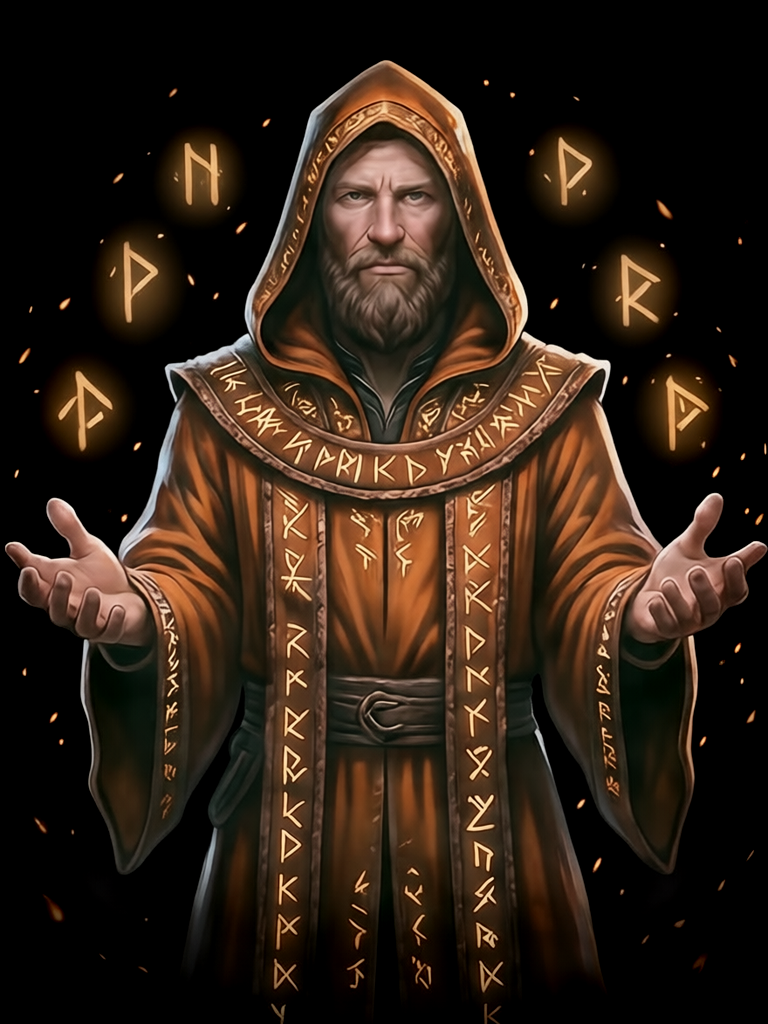
#> input picture concept-art/default-art-design-v1/characters/anthropic/idle.png, 768 x 1024 px, found by its file name; its folder holds only this picture in this run
$ python build.py
#> lines starting #> are read from the running program, lines starting #| are printed output that depends on the picture; after the words box and inside, x2 and y2 are one past the last pixel; in counts of white or black regions, pixels touching at a corner belong together; pictures that were not available may be replaced by others from this repository, and a replacement may not be noted
#> (the call stopped at in remask, `r = subprocess.run([sys.executable, str(GEN), "--workflow", "remove-bg..`: subprocess is not available in this run)
# Builds the Grove skin's art into web/skins/grove/ from the chosen sources in this pack.
#   python source/build.py [--masks]
# --masks recomputes the BiRefNet cut-out masks with the local image studio (ComfyUI must be running).
import argparse, shutil, subprocess, sys, tempfile
from pathlib import Path
import numpy as np
from PIL import Image, ImageDraw, ImageFilter

PACK = Path(__file__).resolve().parent.parent
WEB = PACK.parent.parent / "web" / "skins" / "grove"
GEN = Path("E:/projects/local-image-studio/scripts/gen.py")
PROVIDERS = {"anthropic": "#d97757", "openai": "#4caf6e", "google": "#4a9be8", "xai": "#2fb8c6", "shell": "#9a7ae0", "docker": "#2496ed"}
STATES = ["idle", "working", "locked"]
CHARACTER_WIDTH = 640
# The square around each provider's head in its idle art (1056×1408), for the provider icon.
HEADS = {"anthropic": (190, 110, 650), "openai": (200, 260, 640), "google": (230, 120, 620), "xai": (225, 210, 520), "shell": (200, 150, 660), "docker": (450, 350, 600)}
FAMILIAR_SIZE = 112


def encode(im, out, avif, webp=82):
    out.parent.mkdir(parents=True, exist_ok=True)
    im.save(out.with_suffix(".avif"), quality=avif, subsampling="4:4:4", speed=2)
    im.save(out.with_suffix(".webp"), quality=webp, method=6)


def quantize(im, out):
    out.parent.mkdir(parents=True, exist_ok=True)
    im.quantize(256, method=Image.Quantize.FASTOCTREE, dither=Image.Dither.FLOYDSTEINBERG).save(out, optimize=True)


def shrink(im, width):
    return im.convert("RGBa").resize((width, round(im.height * width / im.width)), Image.LANCZOS).convert("RGBA")


def remask(src, mask):
    with tempfile.TemporaryDirectory() as tmp:
        r = subprocess.run([sys.executable, str(GEN), "--workflow", "remove-bg", "--input", str(src), "--out", tmp],
                           capture_output=True, text=True, check=True)
        cut = next(line for line in r.stdout.splitlines() if line.endswith(".png"))
        Image.open(cut).getchannel("A").save(mask, optimize=True)


def backdrop(rgb, m, cell=40):
    """The dark studio backdrop behind the subject, smoothed and filled in where the subject hides it."""
#> called with cell = 40
    small = (rgb.shape[1] // cell, rgb.shape[0] // cell)
#> small = (19, 25)
    keep = (m < 0.02).astype(np.float32)
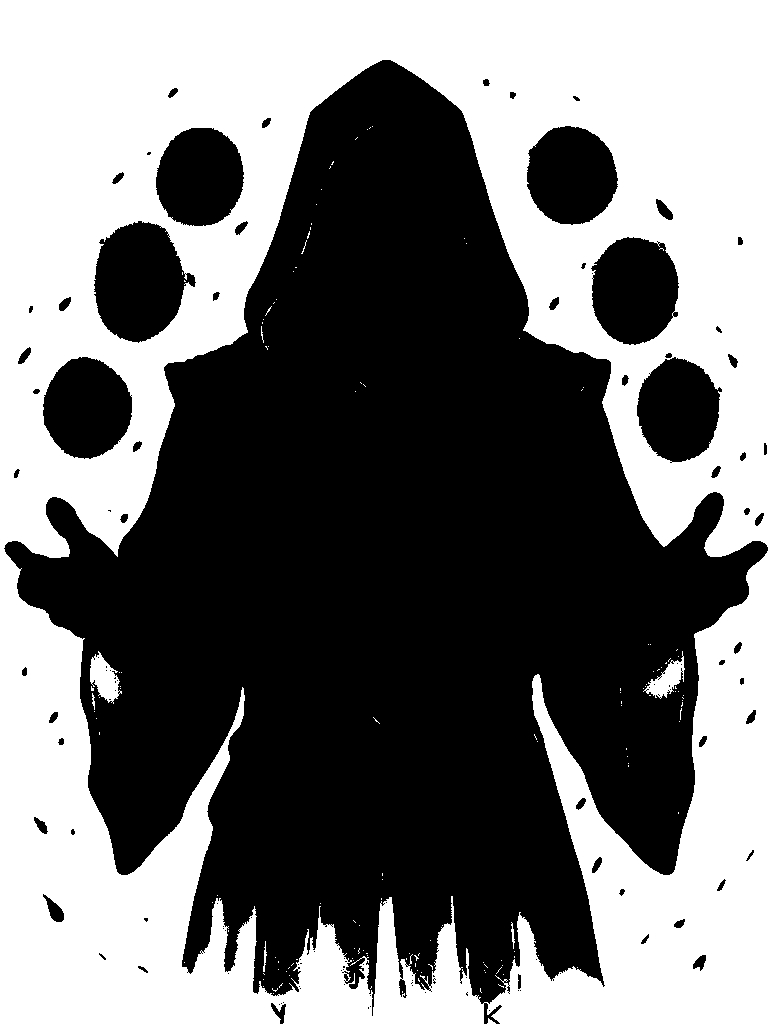
#> keep: shape (1024, 768) float32; values 0 (black) and 1 (white), 45.7% white; 142 white regions (134 under 20 px), largest, box (x1, y1, x2, y2) and area: (0, 0, 768, 1024) 357555, (90, 651, 122, 704) 918, (643, 651, 685, 699) 766
    blur = lambda a: np.asarray(Image.fromarray(a).resize(small, Image.BOX).resize((rgb.shape[1], rgb.shape[0]), Image.BILINEAR), dtype=np.float32)
    weight = blur(keep)
    plate = np.dstack([blur(rgb[..., c] * keep) for c in range(3)]) / np.maximum(weight[..., None], 1e-4)
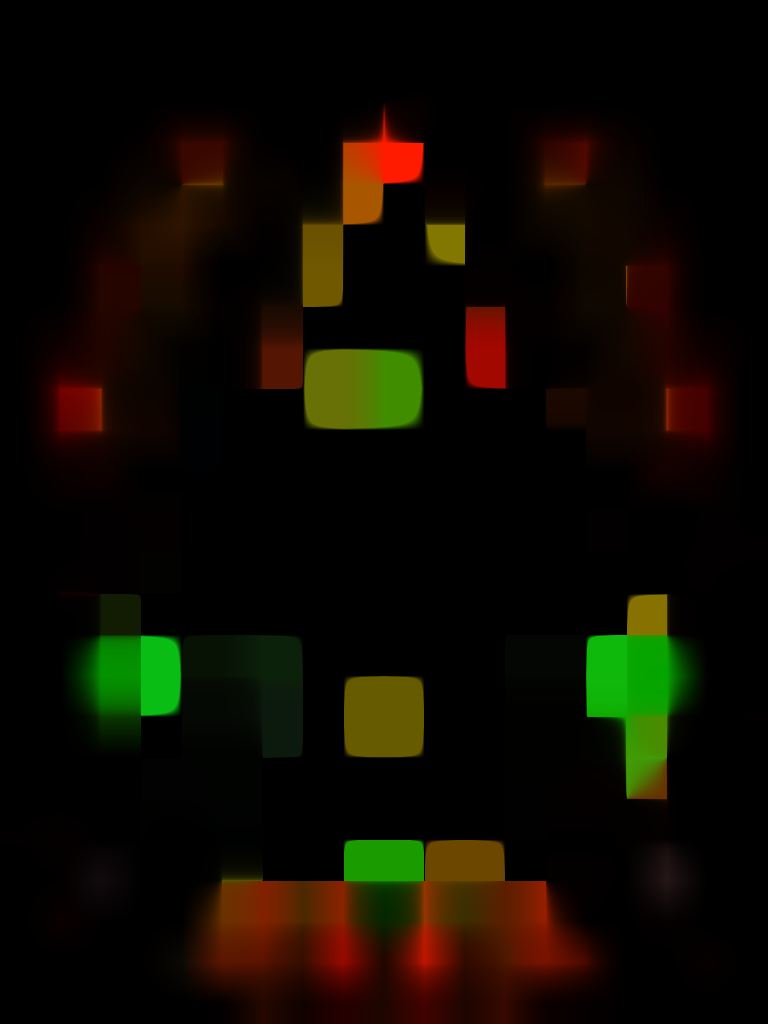
#> plate: shape (1024, 768, 3) float32; mean R, G, B 0.0028, 0.00199, 9.65e-05; drawn with min black and max white
    # The backdrop is the dim part of the plate; glows near the subject must not count as backdrop.
    return np.minimum(plate, np.percentile(rgb.max(axis=2)[keep > 0], 90))
#> returned value: shape (1024, 768, 3) float32; every value is 0


def cutout(src, mask):
    """The subject over transparency. Glows outside the mask stay, with the dark backdrop subtracted and un-premultiplied away."""
    rgb = np.asarray(Image.open(src).convert("RGB"), dtype=np.float32) / 255
    m = np.asarray(Image.open(mask).convert("L"), dtype=np.float32) / 255
    glow = np.clip(rgb - backdrop(rgb, m), 0, 1)
    g = np.clip((glow.max(axis=2) - 0.03) * 1.7, 0, 1)
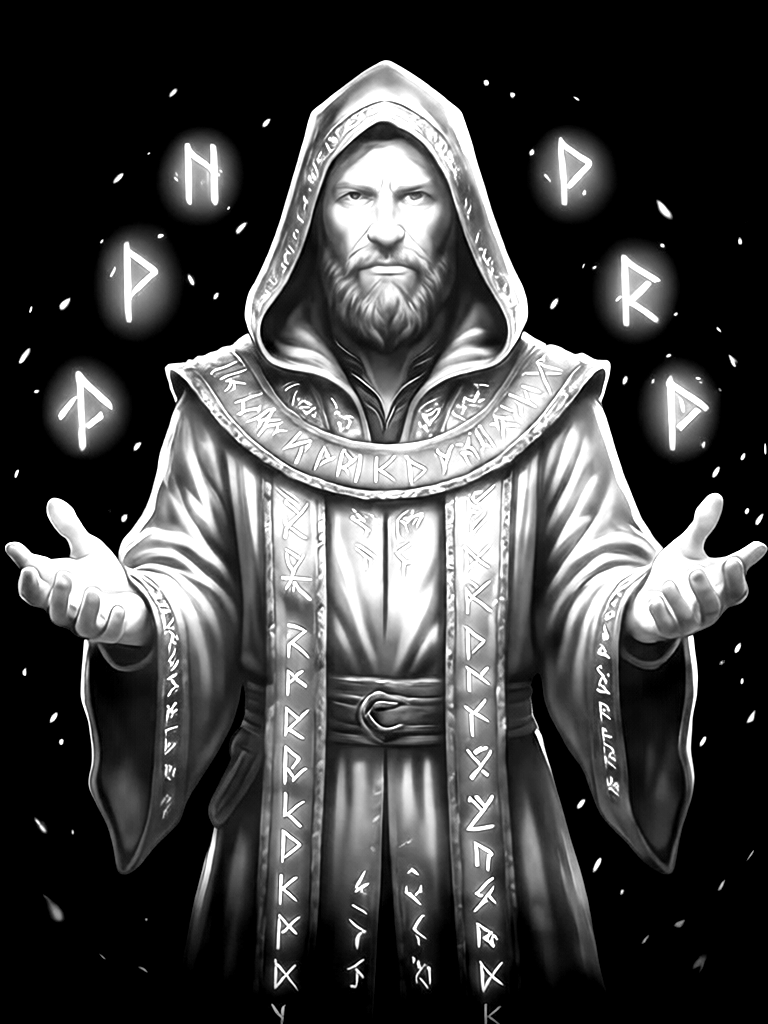
#> g: shape (1024, 768) float32; min 0, max 1, mean 0.265
    a = np.maximum(m, g)
    color = m[..., None] * rgb + (1 - m[..., None]) * glow
    color = np.clip(color / np.maximum(a[..., None], 1e-3), 0, 1)
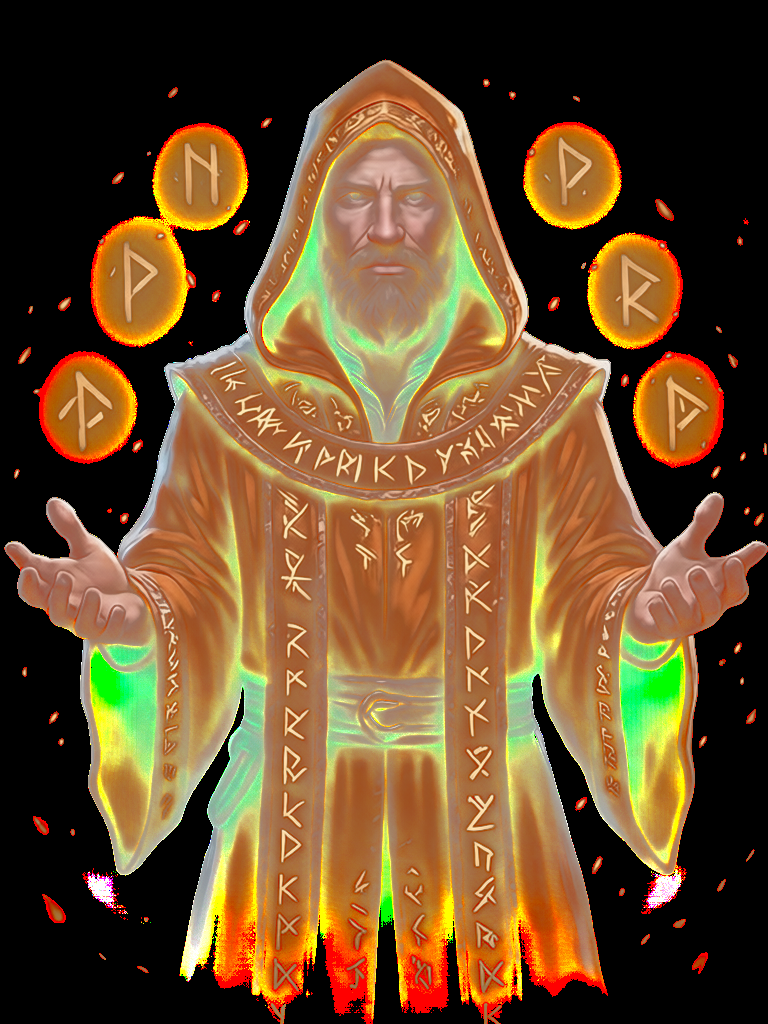
#> color: shape (1024, 768, 3) float32; mean R, G, B 0.415, 0.298, 0.163
    return Image.fromarray((np.dstack([color, a]) * 255 + 0.5).astype(np.uint8), "RGBA")
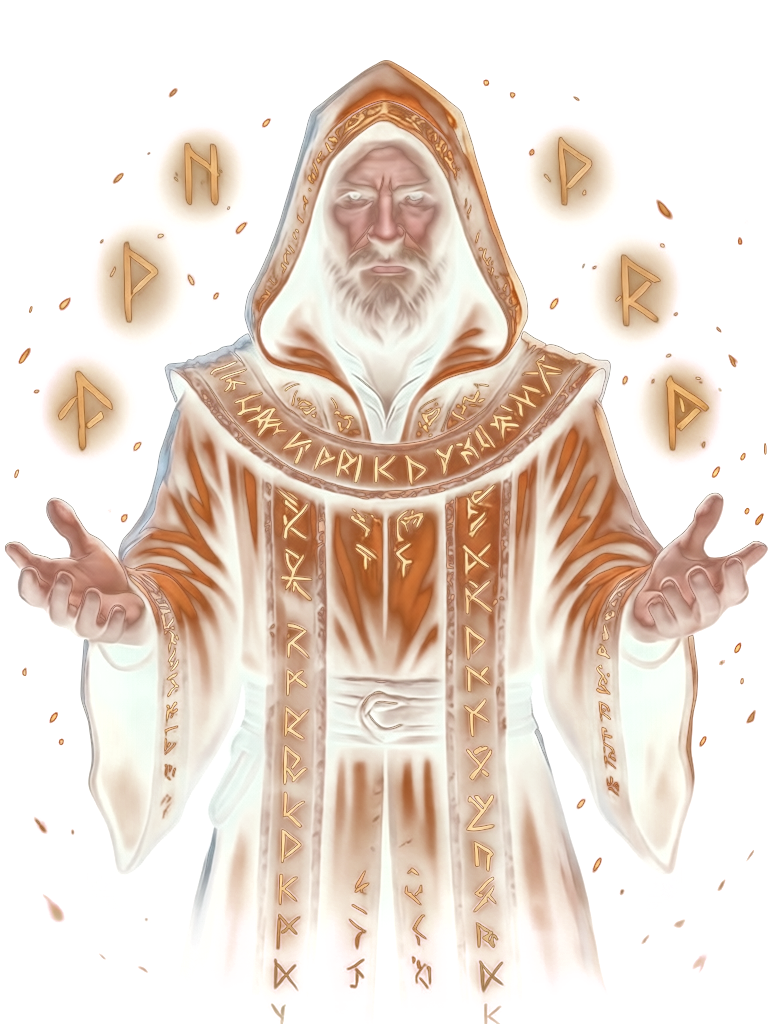
#> returned value: PIL image 768x1024 RGBA; mean R, G, B, A 105.9, 76, 41.7, 67.7; transparent parts drawn white


def source(rel, masks):
    src, mask = PACK / f"{rel}.png", PACK / f"{rel}-mask.png"
    if masks or not mask.exists():
        remask(src, mask)
    return cutout(src, mask)


def hex_rgb(color):
    return tuple(int(color[i:i + 2], 16) for i in (1, 3, 5))


def icon(art, box, color, size=128):
    """The provider's head on a soft moss-green tile lit in its colour."""
    x, y, side = box
    head = art.crop((x, y, x + side, y + side)).resize((size, size), Image.LANCZOS)
    yy, xx = np.mgrid[0:size, 0:size].astype(np.float32) / size
    glow = np.clip(1 - np.hypot(xx - 0.5, yy - 0.42) / 0.75, 0, 1) ** 1.4
    base = np.array([16, 30, 24], dtype=np.float32)
    rgb = base + (np.array(hex_rgb(color), dtype=np.float32) * 0.6 - base) * glow[..., None]
    tile = Image.fromarray(rgb.astype(np.uint8), "RGB").convert("RGBA")
    tile.alpha_composite(head)
    return tile.convert("RGB")


def familiar(src):
    im = Image.open(src).convert("RGB")
    side = round(min(im.size) * 0.86)
    cx, cy = im.width // 2, round(im.height * 0.47)
    im = im.crop((cx - side // 2, cy - side // 2, cx + side // 2, cy + side // 2))
    return im.resize((FAMILIAR_SIZE, FAMILIAR_SIZE), Image.LANCZOS)


def write(rel, svg):
    file = WEB / rel
    file.parent.mkdir(parents=True, exist_ok=True)
    file.write_text("".join(line.strip() for line in svg.strip().splitlines()) + "\n", encoding="utf-8", newline="\n")


# The locked badge: a small round river stone bound with a vine, a sleeping leaf padlock on it.
LOCK = """
<svg xmlns="http://www.w3.org/2000/svg" viewBox="0 0 40 40">
  <defs>
    <radialGradient id="s" cx="38%" cy="32%" r="75%"><stop offset="0" stop-color="#6d7672"/><stop offset="0.65" stop-color="#3a423f"/><stop offset="1" stop-color="#1f2523"/></radialGradient>
    <linearGradient id="m" x1="0" y1="0" x2="1" y2="1"><stop offset="0" stop-color="#9ccf5a"/><stop offset="1" stop-color="#4f8a2c"/></linearGradient>
  </defs>
  <ellipse cx="20" cy="21" rx="17.5" ry="16" fill="url(#s)" stroke="#1a1f1d" stroke-opacity="0.5"/>
  <path d="M5 16c3-7 10-11 17-10.5 4 .3 7 1.8 9.4 4-4.4-1.6-9.6-1.2-14 .6S9.6 15 5 16z" fill="url(#m)"/>
  <path d="M15.6 19.5v-3a4.4 4.4 0 0 1 8.8 0v3" fill="none" stroke="#e9efe4" stroke-width="2.1" stroke-linecap="round"/>
  <rect x="13" y="19.2" width="14" height="10.4" rx="3" fill="#e9efe4"/>
  <path d="M20 21.6c-1.9 1.3-2.2 3.6-.1 5.6 2.1-2 1.8-4.3.1-5.6z" fill="#5b9a34"/>
  <path d="M20 22.6v4.4" stroke="#e9efe4" stroke-width="0.6"/>
  <path d="M3.5 27c5 3.5 10 2 13.5-1.5M36.5 24.5c-3.6 3.6-8.4 4.3-12 2.5" fill="none" stroke="#5b9a34" stroke-width="1.5" stroke-linecap="round"/>
  <path d="M8 29.5c-1.6-.4-2.6-1.6-2.6-3 1.5 0 2.6 1.2 2.6 3zM31.5 28c1.4-.9 1.8-2.4 1.2-3.6-1.4.6-1.9 2.2-1.2 3.6z" fill="#7cb84a"/>
</svg>"""

# The card and dialog frame corner: a sprig of young leaves curling in from the top-right corner.
SPRIG = """
<svg xmlns="http://www.w3.org/2000/svg" viewBox="0 0 64 64">
  <defs><linearGradient id="g" x1="1" y1="0" x2="0" y2="1"><stop offset="0" stop-color="#3f7d3a"/><stop offset="1" stop-color="#8cc75a"/></linearGradient></defs>
  <path d="M63 1C52 6 40 10 30 20 22 28 18 36 15 46" fill="none" stroke="#5a7d3a" stroke-width="1.6" stroke-linecap="round"/>
  <path d="M49 7c-3-5-9-6-13-4 3 4 8 6 13 4z" fill="url(#g)"/>
  <path d="M41 13c1 6 6 9 11 9-1-5-6-9-11-9z" fill="url(#g)"/>
  <path d="M31 20c-4-4-10-4-14-1 4 3 10 4 14 1z" fill="url(#g)"/>
  <path d="M25 28c1 6 5 10 11 10-1-6-5-9-11-10z" fill="url(#g)"/>
  <path d="M19 37c-4-3-9-2-12 1 3 3 9 3 12-1z" fill="url(#g)"/>
  <path d="M15 46c-2 3-1.5 6 .5 8 1.5-2.5 1.2-5.6-.5-8z" fill="#9fd468"/>
</svg>"""

# Usage meter markers: a water drop for the first window, a leaf for the second.
DROP = """
<svg xmlns="http://www.w3.org/2000/svg" viewBox="0 0 16 16">
  <defs><linearGradient id="f" x1="0" y1="0" x2="0.4" y2="1"><stop offset="0" stop-color="#bdeaff"/><stop offset="0.55" stop-color="#4aa6e8"/><stop offset="1" stop-color="#1f6fb8"/></linearGradient></defs>
  <path d="M8 1.2C8 1.2 3 7 3 10.2a5 5 0 0 0 10 0C13 7 8 1.2 8 1.2z" fill="url(#f)" stroke="#1a5f9c" stroke-opacity="0.45" stroke-width="0.6"/>
  <path d="M5.6 10.4a2.6 2.6 0 0 0 2 2.4" fill="none" stroke="#fff" stroke-opacity="0.85" stroke-width="1.1" stroke-linecap="round"/>
</svg>"""
LEAF = """
<svg xmlns="http://www.w3.org/2000/svg" viewBox="0 0 16 16">
  <defs><linearGradient id="f" x1="0" y1="1" x2="1" y2="0"><stop offset="0" stop-color="#2f7a3a"/><stop offset="0.6" stop-color="#5fb84e"/><stop offset="1" stop-color="#b6e27a"/></linearGradient></defs>
  <path d="M2.2 13.8C1.6 7.4 5.6 2.4 14 1.8c.4 8-4.6 12.4-11.8 12z" fill="url(#f)" stroke="#245e2c" stroke-opacity="0.5" stroke-width="0.6"/>
  <path d="M2.4 13.6C5.4 10 8.4 7 12.2 3.8M6.4 10.2l-.4-2.6M9 7.6l2.4.2" fill="none" stroke="#e8f6d2" stroke-opacity="0.8" stroke-width="0.8" stroke-linecap="round"/>
</svg>"""


def main():
    ap = argparse.ArgumentParser()
    ap.add_argument("--masks", action="store_true", help="recompute the BiRefNet masks with the local image studio")
    args = ap.parse_args()

    for pid, color in PROVIDERS.items():
        for st in STATES:
            art = source(f"characters/{pid}/{st}", args.masks)
            encode(shrink(art, CHARACTER_WIDTH), WEB / "characters" / pid / st, avif=60)
#> (the run stopped early here; a loop or call above may not have finished)
